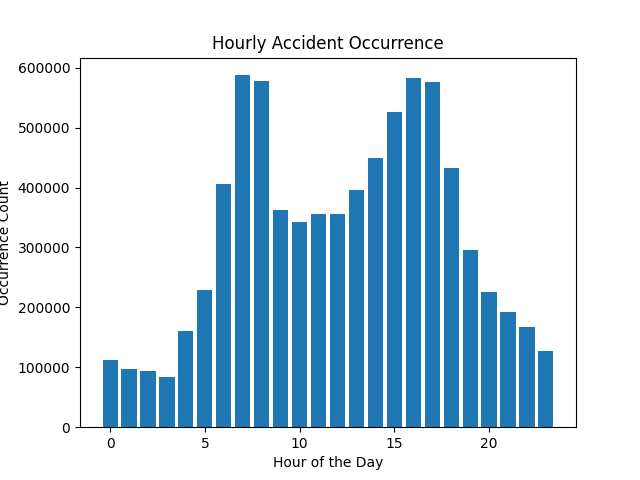

Source code (Python):
import pandas as pd
import matplotlib.pyplot as plt

# Read the CSV file into a DataFrame, specifying the delimiter
df = pd.read_csv("HourlyAccident.csv", delimiter=',')

# Convert the "Hourly" column to datetime format
df['Hourly'] = pd.to_datetime(df['Hourly'], format='%H:%M')

# Extract the hour from the datetime and create a new column "HourOfDay"
df['HourOfDay'] = df['Hourly'].dt.hour

# Convert 'OccurrenceCount' to numeric type
df['OccurrenceCount'] = pd.to_numeric(df['OccurrenceCount'])

# Group by the hour and calculate the sum of "OccurrenceCount"
hourly_counts = df.groupby('HourOfDay')['OccurrenceCount'].sum()

# Create a bar graph
plt.bar(hourly_counts.index, hourly_counts.values)

# Set the labels and title
plt.xlabel('Hour of the Day')
plt.ylabel('Occurrence Count')
plt.title('Hourly Accident Occurrence')

# Show the plot
plt.show()
